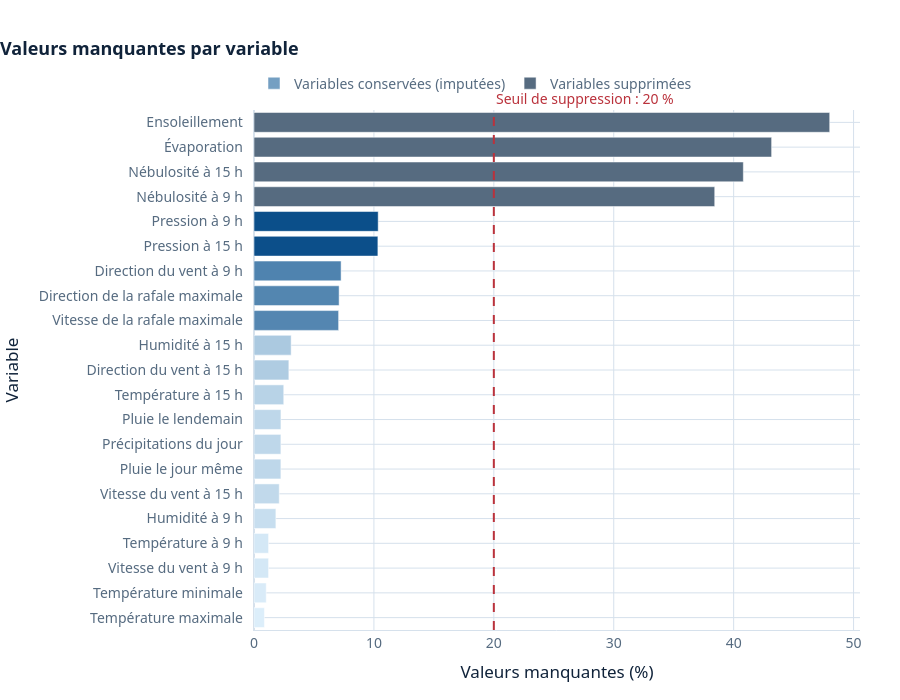

Write notebook code for a chart like this one.
### Code cell
# CELL 36: Exploration : valeurs manquantes par variable (seuil de 20 %)

fig = graphique_valeurs_manquantes(app['exploration_valeurs_manquantes.csv'])
fig.write_image(dossier_figures + 'graphique_valeurs_manquantes.png', width=1200)
fig.show()

### Figure 1 — Plotly figure (JSON) as saved in the notebook; plotly's stock layout.template omitted (floating-point values rounded to 4 significant figures)
{"data": [{"customdata": ["MaxTemp", "MinTemp", "WindSpeed9am", "Temp9am", "Humidity9am", "WindSpeed3pm", "RainToday", "Rainfall", "RainTomorrow", "Temp3pm", "WindDir3pm", "Humidity3pm", "WindGustSpeed", "WindGustDir", "WindDir9am", "Pressure3pm", "Pressure9am"], "hovertemplate": "%{y} (%{customdata})<br>%{x:,.2f} % de valeurs manquantes<extra></extra>", "marker": {"cmax": 10.36, "cmin": 0.8669, "color": [0.8669, 1.021, 1.215, 1.215, 1.825, 2.105, 2.242, 2.242, 2.246, 2.481, 2.907, 3.098, 7.056, 7.099, 7.264, 10.33, 10.36], "colorscale": [[0, "#DCEEFA"], [1, "#0B4F8A"]]}, "name": "Variables conservées (imputées)", "orientation": "h", "type": "bar", "x": [0.8669, 1.021, 1.215, 1.215, 1.825, 2.105, 2.242, 2.242, 2.246, 2.481, 2.907, 3.098, 7.056, 7.099, 7.264, 10.33, 10.36], "y": ["Température maximale", "Température minimale", "Vitesse du vent à 9 h", "Température à 9 h", "Humidité à 9 h", "Vitesse du vent à 15 h", "Pluie le jour même", "Précipitations du jour", "Pluie le lendemain", "Température à 15 h", "Direction du vent à 15 h", "Humidité à 15 h", "Vitesse de la rafale maximale", "Direction de la rafale maximale", "Direction du vent à 9 h", "Pression à 15 h", "Pression à 9 h"]}, {"customdata": ["Cloud9am", "Cloud3pm", "Evaporation", "Sunshine"], "hovertemplate": "%{y} (%{customdata})<br>%{x:,.2f} % de valeurs manquantes<extra></extra>", "marker": {"color": "#566B80"}, "name": "Variables supprimées", "orientation": "h", "type": "bar", "x": [38.42, 40.81, 43.17, 48.01], "y": ["Nébulosité à 9 h", "Nébulosité à 15 h", "Évaporation", "Ensoleillement"]}], "layout": {"annotations": [{"font": {"color": "#BA323C"}, "showarrow": false, "text": "Seuil de suppression : 20 %", "x": 20, "xanchor": "left", "y": 1, "yanchor": "bottom", "yref": "paper"}], "font": {"color": "#10233A", "family": "Geist, system-ui, -apple-system, \"Segoe UI\", sans-serif", "size": 14}, "height": 700, "hoverlabel": {"bgcolor": "#FFFFFF", "font": {"color": "#10233A", "family": "Geist, system-ui, -apple-system, \"Segoe UI\", sans-serif"}}, "legend": {"font": {"color": "#566B80"}, "orientation": "h", "x": 0, "y": 1.02, "yanchor": "bottom"}, "margin": {"b": 70, "l": 80, "r": 40, "t": 110}, "paper_bgcolor": "rgba(0,0,0,0)", "plot_bgcolor": "#FFFFFF", "separators": ", ", "shapes": [{"line": {"color": "#BA323C", "dash": "dash", "width": 2}, "type": "line", "x0": 20, "x1": 20, "y0": 0, "y1": 1, "yref": "paper"}], "title": {"font": {"color": "#10233A", "family": "\"Plus Jakarta Sans\", system-ui, -apple-system, \"Segoe UI\", sans-serif", "size": 18, "weight": 600}, "text": "Valeurs manquantes par variable", "x": 0, "xanchor": "left"}, "xaxis": {"dtick": 10, "gridcolor": "#D6E1EC", "linecolor": "#D6E1EC", "tickfont": {"color": "#566B80"}, "tickformat": ",.0f", "title": {"font": {"color": "#10233A"}, "text": "Valeurs manquantes (%)"}, "zerolinecolor": "#D6E1EC"}, "yaxis": {"categoryarray": ["Température maximale", "Température minimale", "Vitesse du vent à 9 h", "Température à 9 h", "Humidité à 9 h", "Vitesse du vent à 15 h", "Pluie le jour même", "Précipitations du jour", "Pluie le lendemain", "Température à 15 h", "Direction du vent à 15 h", "Humidité à 15 h", "Vitesse de la rafale maximale", "Direction de la rafale maximale", "Direction du vent à 9 h", "Pression à 15 h", "Pression à 9 h", "Nébulosité à 9 h", "Nébulosité à 15 h", "Évaporation", "Ensoleillement"], "categoryorder": "array", "gridcolor": "#D6E1EC", "linecolor": "#D6E1EC", "tickfont": {"color": "#566B80"}, "ticksuffix": "  ", "title": {"font": {"color": "#10233A"}, "text": "Variable"}, "zerolinecolor": "#D6E1EC"}}}
